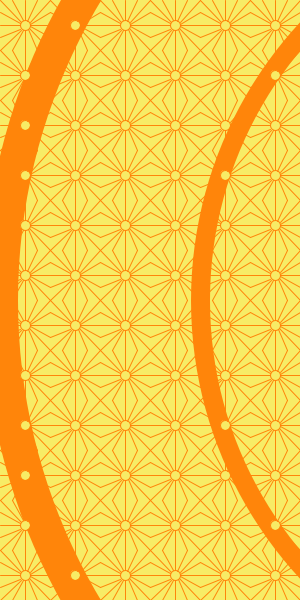
Frame 1 (no input)
Frame 60 (the mouse pressed at the canvas centre just before this capture): identical to frame 1, image omitted
Frame 120 (the mouse held since frame 60 and released just before this capture): identical to frame 1, image omitted

The Processing sketch that drew this single still picture (run headless with seeded random() and noise(); from frame 60 on, the mouse is pressed at the canvas centre):

// Processing sketch: processing_24229
// ── processing_24229.pde


int patternSeperationX = 50;
int patternSeperationY = 50;

void setup(){
  size(300,600);
  smooth();
  background(247,236,102,56);
     stroke(255,133,10);
    strokeWeight(19);
    noFill();
    ellipse(600,300,800,800);
    strokeWeight(35);
    ellipse(600,300,1200,1200);
    strokeWeight(1);
    
    for(int i = 0; i < width/patternSeperationX; i++){
      for(int j = 0; j < height/patternSeperationY; j++){
        pushMatrix();
        translate(i*patternSeperationX, j*patternSeperationY);
        yourFunction();
        popMatrix();
      }
  }
   
}
 
 
 void draw()
 {
 }
 
 void yourFunction(){
   stroke(255,133,10);
   fill(247,236,102);
   ellipse (25,25,10,10);
   line(0,0,21,22);
   line(12.5,0,23,20);
   line(25,0,25,20);
   line(37.5,0,27,21);
   line(50,0,30,22);
   line(30,24,50,12.5);
   line(30,25,50,25);
   line(30,26,50,37.5);
   line(29,28,50,50);
   line(28,29,37.5,50);
   line(25,30,25,50);
   line(23,30,12.5,50);
   line(0,50,21,30);
   line(20,29,0,37.5);
   line(0,25,20,25);
   line(0,12.5,20,23);
   
   
   
 }
   
